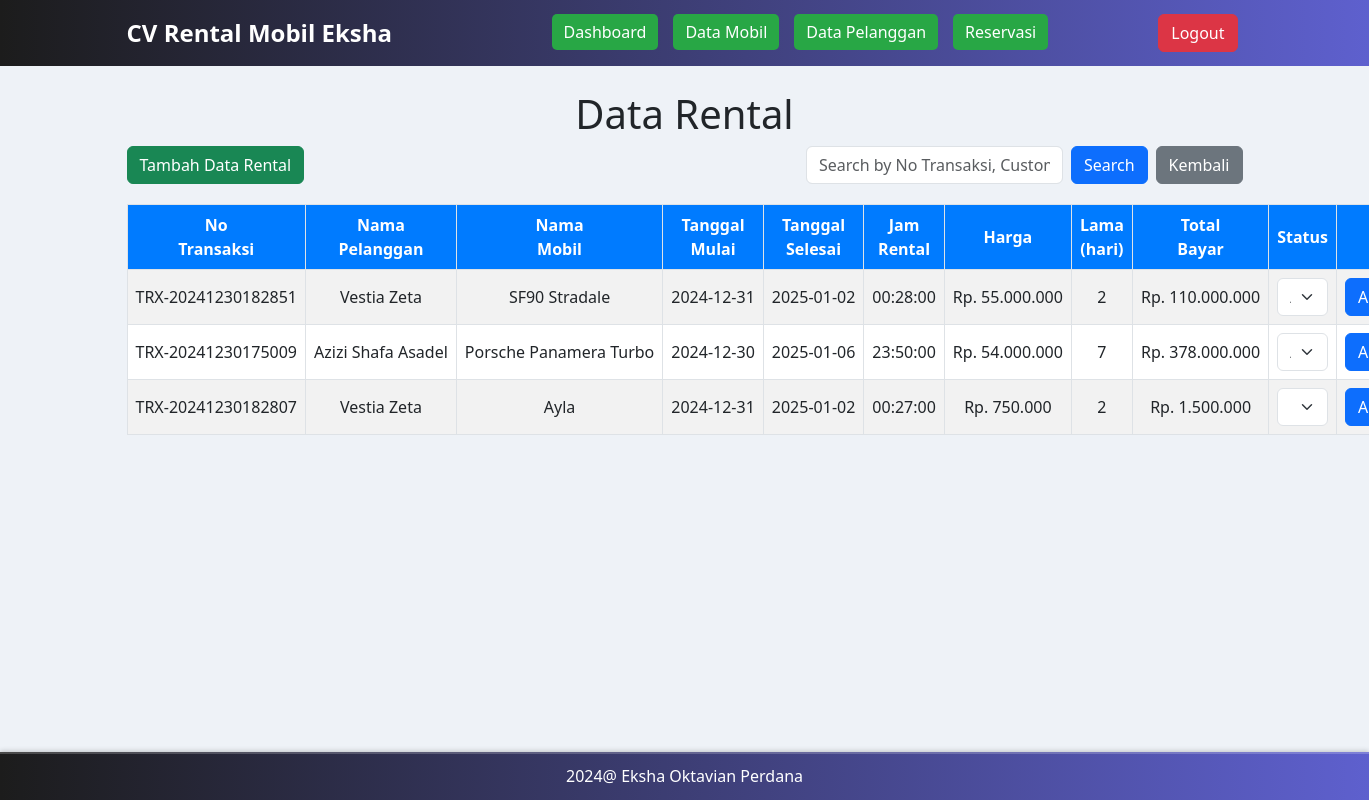
/rental.php (signed in), run on the app's committed database.
### tables this page shows
CREATE TABLE `tbl_rental_eksha` (
  `no_trx_eksha` varchar(20) NOT NULL,
  `nik_ktp_eksha` varchar(16) DEFAULT NULL,
  `no_plat_eksha` varchar(10) DEFAULT NULL,
  `tgl_rental_eksha` date DEFAULT NULL,
  `jam_rental_eksha` time DEFAULT NULL,
  `harga_eksha` int(11) DEFAULT NULL,
  `lama_eksha` int(11) DEFAULT NULL,
  `total_bayar_eksha` int(11) DEFAULT NULL,
  `tgl_selesai_eksha` date DEFAULT NULL,
  `status_eksha` enum('Aktif','Selesai') NOT NULL DEFAULT 'Aktif'
);

CREATE TABLE `tbl_pelanggan_eksha` (
  `nik_ktp_eksha` varchar(16) NOT NULL,
  `nama_eksha` varchar(35) DEFAULT NULL,
  `no_hp_eksha` varchar(15) DEFAULT NULL,
  `alamat_eksha` varchar(45) DEFAULT NULL
);

CREATE TABLE `tbl_mobil_eksha` (
  `no_plat_eksha` varchar(10) NOT NULL,
  `nama_mobil_eksha` varchar(25) DEFAULT NULL,
  `brand_mobil_eksha` varchar(25) DEFAULT NULL,
  `tipe_transmisi_eksha` varchar(10) DEFAULT NULL,
  `foto_mobil_eksha` varchar(255) DEFAULT NULL,
  `harga_sewa_eksha` int(11) NOT NULL
);

### rental.php (the view, shortened to what this page needs)
<?php
include 'config.php';
$query = "
    SELECT r.no_trx_eksha, p.nama_eksha, m.nama_mobil_eksha, r.tgl_rental_eksha,
           r.jam_rental_eksha, r.harga_eksha, r.lama_eksha, r.total_bayar_eksha, r.status_eksha
    FROM tbl_rental_eksha r
    INNER JOIN tbl_pelanggan_eksha p ON r.nik_ktp_eksha = p.nik_ktp_eksha
    INNER JOIN tbl_mobil_eksha m ON r.no_plat_eksha = m.no_plat_eksha
";
$query_result = mysqli_query($koneksi, $query);
?>
<!DOCTYPE html>
<html lang="en">
<head>
    <link href="https://cdn.jsdelivr.net/npm/bootstrap@5.3.0-alpha1/dist/css/bootstrap.min.css" rel="stylesheet">
</head>
<body>
    <nav class="navbar navbar-expand-lg navbar-dark">
        <div class="container">
            <a class="navbar-brand" href="#">CV Rental Mobil Eksha</a>
            <div class="collapse navbar-collapse" id="navbarNav">
                <ul class="navbar-nav ms-auto">
                    <li class="nav-item"><a class="btn btn-primary" href="dashboard.php">Dashboard</a></li>
                    <li class="nav-item"><a class="btn btn-primary" href="mobil.php">Data Mobil</a></li>
                    <li class="nav-item"><a class="btn btn-primary" href="pelanggan.php">Data Pelanggan</a></li>
                    <li class="nav-item"><a class="btn btn-primary" href="rental.php">Reservasi</a></li>
                    <li class="nav-item"><a class="btn btn-danger" href="logout.php">Logout</a></li>
                </ul>
            </div>
        </div>
    </nav>
    <div class="container">
        <h1 class="text-center mt-4">Data Rental</h1>
        <div class="d-flex justify-content-between align-items-center mb-3">
            <a href="tambah_rental.php" class="btn btn-success">Tambah Data Rental</a>
            <form method="POST" class="d-flex">
                <input type="text" name="search" class="form-control me-2" placeholder="Search by No Transaksi, Customer Name or Car Name" value="<?= isset($_POST['search']) ? $_POST['search'] : ''; ?>">
                <button type="submit" class="btn btn-primary">Search</button>
                <a href="rental.php" class="btn btn-secondary ms-2">Kembali</a>
            </form>
        </div>
        <table class="table table-bordered table-striped">
            <thead>
                <tr>
                    <th>No<br>Transaksi</th>
                    <th>Nama<br>Pelanggan</th>
                    <th>Nama<br>Mobil</th>
                    <th>Tanggal<br>Mulai</th>
                    <th>Tanggal<br>Selesai</th>
                    <th>Jam<br>Rental</th>
                    <th>Harga</th>
                    <th>Lama<br>(hari)</th>
                    <th>Total<br>Bayar</th>
                    <th>Status</th>
                    <th>Aksi</th>
                </tr>
            </thead>
            <tbody>
                <?php while ($data = mysqli_fetch_array($query_result)) {
                    $tgl_mulai = new DateTime($data['tgl_rental_eksha']);
                    $tgl_selesai = $tgl_mulai->add(new DateInterval('P' . $data['lama_eksha'] . 'D'))->format('Y-m-d');
                ?>
                    <tr>
                        <td><?= $data['no_trx_eksha']; ?></td>
                        <td><?= $data['nama_eksha']; ?></td>
                        <td><?= $data['nama_mobil_eksha']; ?></td>
                        <td><?= $data['tgl_rental_eksha']; ?></td>
                        <td><?= $tgl_selesai; ?></td>
                        <td><?= $data['jam_rental_eksha']; ?></td>
                        <td><?= "Rp. " . number_format($data['harga_eksha'], 0, ',', '.'); ?></td>
                        <td><?= $data['lama_eksha']; ?></td>
                        <td><?= "Rp. " . number_format($data['total_bayar_eksha'], 0, ',', '.'); ?></td>
                        <td>
                            <form action="update_status.php" method="POST">
                                <select name="status" class="form-select" onchange="this.form.submit()">
                                    <option value="Aktif" <?= $data['status_eksha'] == 'Aktif' ? 'selected' : ''; ?>>Aktif</option>
                                    <option value="Selesai" <?= $data['status_eksha'] == 'Selesai' ? 'selected' : ''; ?>>Selesai</option>
                                </select>
                            </form>
                        </td>
                        <td>
                            <div class="btn-group">
                                <button type="button" class="btn btn-primary dropdown-toggle" data-bs-toggle="dropdown" aria-expanded="false">
                                    Action
                                </button>
                            </div>
                        </td>
                    </tr>
                <?php } ?>
            </tbody>
        </table>
    </div>
    <footer>
        <p>2024@ Eksha Oktavian Perdana</p>
    </footer>
</body>
</html>

### rental.php (style rules this page uses)
body { display: flex; flex-direction: column; min-height: 100vh; background: #eef2f7; }
.container { flex: 1; }
.table { margin-top: 20px; }
.table th { background-color: #007bff; color: white; text-align: center; }
.table th, .table td { text-align: center; vertical-align: middle; white-space: nowrap; }
.table-striped tbody tr:nth-child(odd) { background-color: #f9f9f9; }
footer { background: linear-gradient(90deg, #1c1c1c, #5e60ce); color: white; text-align: center; padding: 10px 0; font-size: 1rem; border-top: 2px solid #ffffff33; box-shadow: 0 -1px 5px rgba(0, 0, 0, 0.2); }
footer p { margin: 0; line-height: 1.6; font-weight: 500; }
.navbar { background: linear-gradient(90deg, #1c1c1c, #5e60ce); padding: 10px 15px; }
.navbar-brand { font-weight: bold; font-size: 1.5rem; color: #fff !important; }
.navbar .btn-primary { background-color: #28a745; border: none; transition: background-color 0.3s; margin-right: 5px; border-radius: 5px; }
.navbar .btn-danger { margin-left: 95px; }
.navbar-nav { display: flex; justify-content: flex-end; width: 100%; }
.navbar-nav .nav-item { margin: 0 5px; }

### data on the page
tbl_rental_eksha: no_trx_eksha "TRX-20241230182851", tbl_pelanggan_eksha.nama_eksha "Vestia Zeta", tbl_mobil_eksha.nama_mobil_eksha "SF90 Stradale", tgl_rental_eksha "2024-12-31", tgl_selesai "2025-01-02", jam_rental_eksha "00:28:00", harga_eksha "55.000.000", lama_eksha "2", total_bayar_eksha "110.000.000", status "Aktif"
tbl_rental_eksha: no_trx_eksha "TRX-20241230175009", tbl_pelanggan_eksha.nama_eksha "Azizi Shafa Asadel", tbl_mobil_eksha.nama_mobil_eksha "Porsche Panamera Turbo", tgl_rental_eksha "2024-12-30", tgl_selesai "2025-01-06", jam_rental_eksha "23:50:00", harga_eksha "54.000.000", lama_eksha "7", total_bayar_eksha "378.000.000", status "Aktif"
tbl_rental_eksha: no_trx_eksha "TRX-20241230182807", tbl_pelanggan_eksha.nama_eksha "Vestia Zeta", tbl_mobil_eksha.nama_mobil_eksha "Ayla", tgl_rental_eksha "2024-12-31", tgl_selesai "2025-01-02", jam_rental_eksha "00:27:00", harga_eksha "750.000", lama_eksha "2", total_bayar_eksha "1.500.000", status "Selesai"
